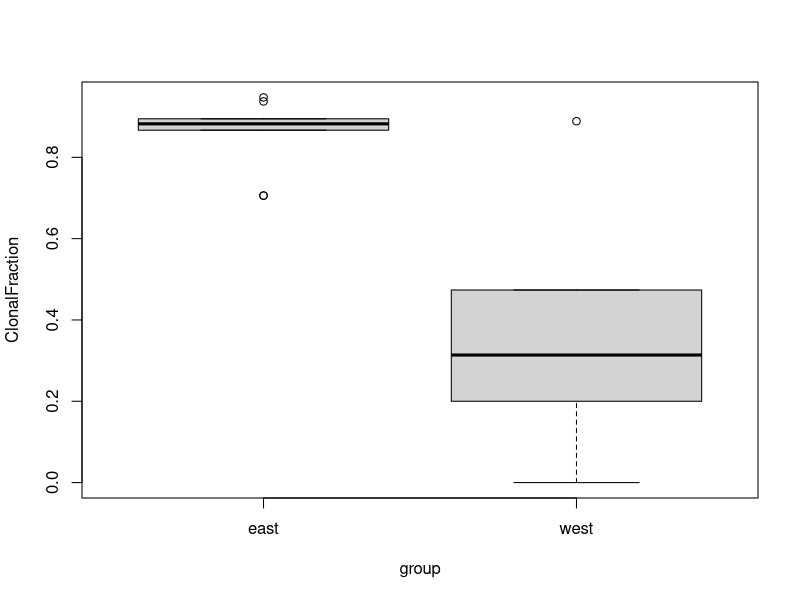
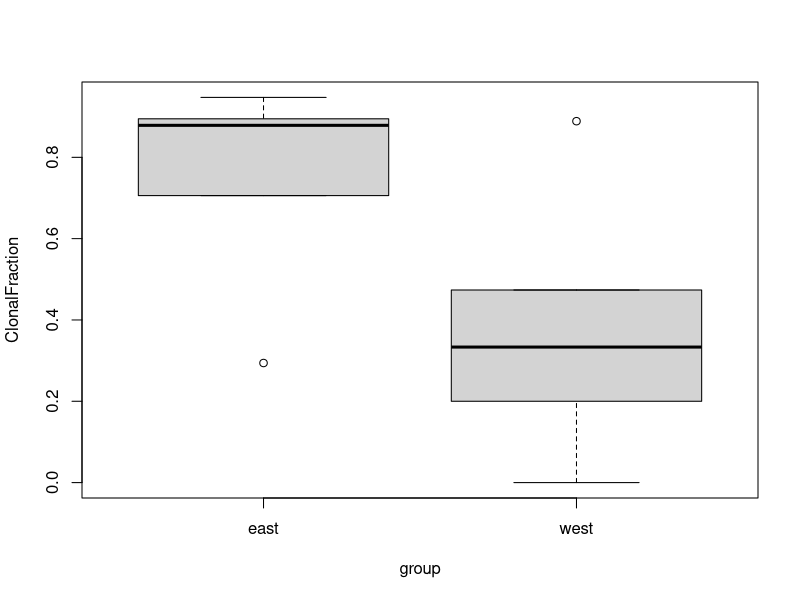
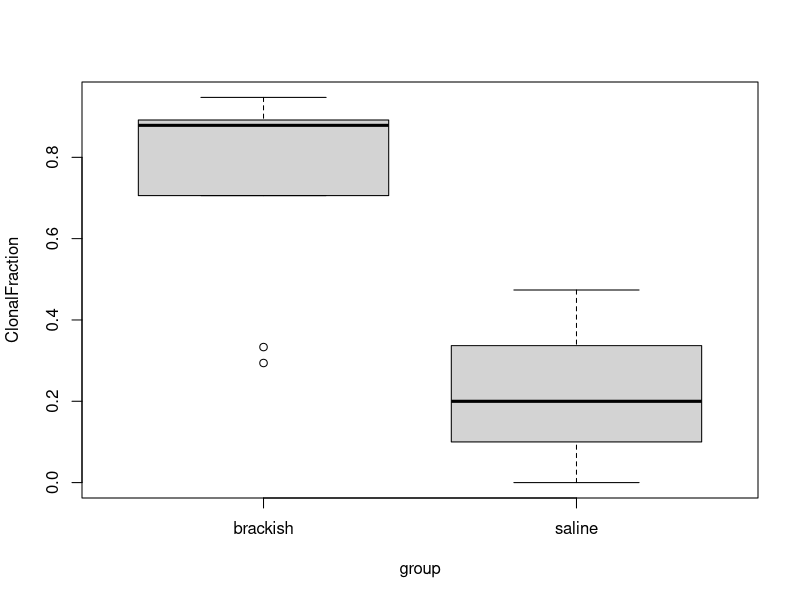

Write the R code that produced these figures, in order.
#Packages and data####
library(readr)
goodCF <- read_csv("eelgrass_data/Manipulated_data/goodCF.csv")

#t-tests####
##split = ALA####
# exempel på t-test formel
#t.test(formula, data, subset, na.action, …)
# Create group belonging
goodCF$group <- ifelse(goodCF$Population %in% c("KOD","STE","GOT","GRO","HOG","ALA"),
                       "west", "east")

#run t-test
t.test(ClonalFraction ~ group, data = goodCF, alternative = "two.sided")

#create boxplot 
boxplot(ClonalFraction ~ group, data = goodCF)

#Reload data to remove group
goodCF <- read_csv("eelgrass_data/Manipulated_data/goodCF.csv")

##split = HOG####
goodCF$group <- ifelse(goodCF$Population %in% c("KOD","STE","GOT","GRO","HOG"),
                       "west", "east")

#run t-test
t.test(ClonalFraction ~ group, data = goodCF, alternative = "two.sided")

#create boxplot 
boxplot(ClonalFraction ~ group, data = goodCF)

#Reload data to remove group
goodCF <- read_csv("eelgrass_data/Manipulated_data/goodCF.csv")

##split = GOT####
goodCF$group <- ifelse(goodCF$Population %in% c("KOD","STE","GOT"),
                       "saline", "brackish")

#run t-test
t.test(ClonalFraction ~ group, data = goodCF, alternative = "two.sided")

#create boxplot 
boxplot(ClonalFraction ~ group, data = goodCF)

#Reload data to remove group
goodCF <- read_csv("eelgrass_data/Manipulated_data/goodCF.csv")
